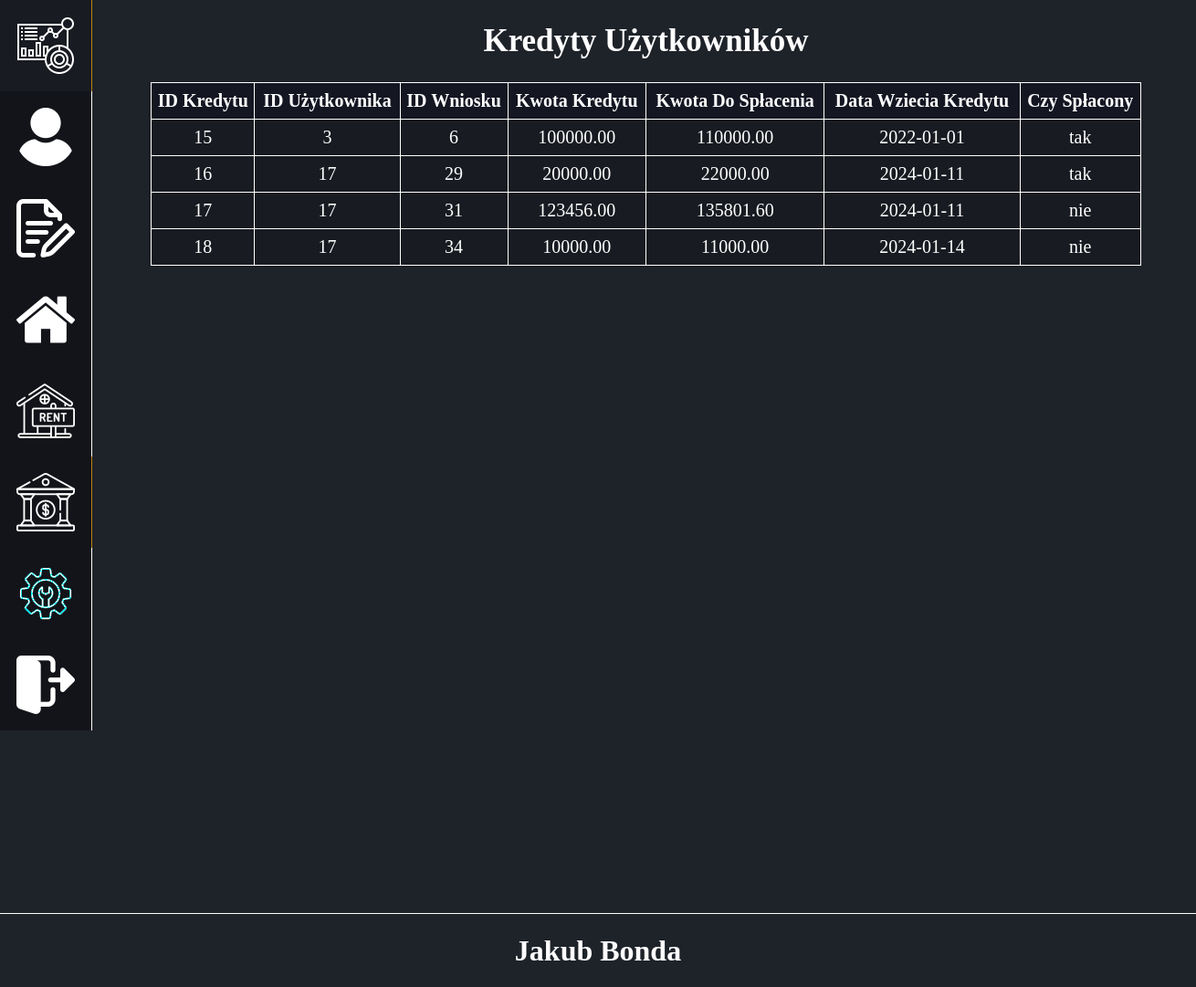
Page /BiuroWynajmu/Administrator/Kredyty/index.php (signed in) on the committed database.
### tables this page shows
CREATE TABLE `kredyty` (
  `ID_Kredytu` int(10) UNSIGNED NOT NULL,
  `ID_Uzytkownika` int(10) UNSIGNED NOT NULL,
  `ID_Wniosku` int(10) UNSIGNED NOT NULL,
  `Kwota_Kredytu` decimal(10,2) NOT NULL,
  `Do_Splacenia` decimal(10,2) NOT NULL,
  `Rata_Kredytu` decimal(10,2) NOT NULL,
  `Ilosc_Rat_Do_Splacenia` int(11) NOT NULL,
  `Ile_Splaconych_Rat` int(11) NOT NULL,
  `Data_Wziecia_Kredytu` date NOT NULL DEFAULT current_timestamp(),
  `Data_Splacenia_Kredytu` date DEFAULT NULL,
  `Czy_Kredyt_Splacony` tinyint(1) NOT NULL,
  `Data_Modyfikacji` timestamp NOT NULL DEFAULT current_timestamp() ON UPDATE current_timestamp()
);

### BiuroWynajmu/Administrator/Kredyty/index.php (the view, shortened to what this page needs)
<!DOCTYPE html>
<html lang="en">
<head>
	 <link rel="stylesheet" type="text/css" href="style/style.css"/>
	 <?php
	require('../../config.php');
	$conn = new mysqli($host, $user, $password, $database);
	 ?>
</head>
<body>
	<header>
		<div id="navbarLeft">
			<a href="../Dane/"><img src="../../obrazki/Konto/dashboard.png"></a>
			<a href="../Uzytkownicy/"><img src="../../obrazki/Konto/user.png"></a>
			<a href="../Wnioski/"><img src="../../obrazki/Konto/quote-request.png"></a>
			<a href="../Lokale/"><img src="../../obrazki/Konto/home.png"></a>
			<a href="../Wynajmy/"><img src="../../obrazki/Konto/wynajem.png"></a>
			<a href="../Kredyty/" class="activeLink"><img src="../../obrazki/Konto/bank.png"></a>
			<a href="../ZgloszeniaSerwisowe/"><img src="../../obrazki/Konto/zgloszenia.png"></a>
			<a href="../../"><img src="../../obrazki/Konto/logout.png"></a>
		</div>
    </header>
	<section>
		<article>
			<div id="PanelDaneDaneUzytkownika">
			<h1>Kredyty Użytkowników</h1>
	 			<table>
					<thead>
						<tr>
							<th>ID Kredytu</th>
							<th>ID Użytkownika</th>
							<th>ID Wniosku</th>
							<th>Kwota Kredytu</th>
							<th>Kwota Do Spłacenia</th>
							<th>Data Wziecia Kredytu</th>
							<th>Czy Spłacony</th>
						</tr>
					</thead>
					<?php
	 					$zapytanieNr1 = "SELECT * FROM kredyty
						";
						$wynikZapytaniaNr1 = $conn -> query($zapytanieNr1);
						if($wynikZapytaniaNr1 -> num_rows > 0){
							while($row = $wynikZapytaniaNr1 -> fetch_object()){
									echo '<tr>';
										echo '<td><a href="DaneKredytu/index.php?ID_Kredytu='.$row->ID_Kredytu.'">'.$row->ID_Kredytu.'</a></td>';
										echo '<td><a href="../Uzytkownicy/DaneUzytkownika/index.php?ID_Uzytkownika='.$row->ID_Uzytkownika.'">'.$row->ID_Uzytkownika.'</a></td>';
										echo '<td><a href="../Wnioski/DaneWniosku/index.php?ID_Wniosku='.$row->ID_Wniosku.'">'.$row->ID_Wniosku.'</a></td>';
										echo '<td>'.$row->Kwota_Kredytu.'</td>';
										echo '<td>'.$row->Do_Splacenia.'</td>';
										echo '<td>'.$row->Data_Wziecia_Kredytu.'</td>';
										echo '<td>';
										if($row->Czy_Kredyt_Splacony == 1){
											echo 'tak';
										}
										else{
											echo 'nie';
										}
										echo'</td>';
									echo '</tr>';
							}
						}
					?>
				</table>
			</div>
		</article>
	</section>
	<footer>
        <?php require("../../stopka.php"); ?>
    </footer>
</body>
</html>

### BiuroWynajmu/Administrator/Kredyty/style/style.css (style rules this page uses)
html, body { margin: 0; padding: 0; background-color: rgb(30, 34, 41); }
header #navbarLeft { position: fixed; width: 100px; min-height: 100vh; border-right: 1px solid white; z-index: 2; background-color: rgb(30, 34, 41); }
header #navbarLeft a { display: flex; width: 100px; height: 100px; background-color: rgba(0,0,0,0.4); justify-content: center; align-items: center; border-right: 1px solid white; text-decoration: none; }
header #navbarLeft .activeLink { border-right: 1px solid darkgoldenrod; }
section { min-height: 1000px; z-index: 2; }
article { min-height: 1000px; display: flex; margin-left: 100px; justify-content: center; }
article #PanelDaneDaneUzytkownika { display: flex; flex-wrap: nowrap; color: white; padding-left: 5px; flex-direction: column; align-items: center; width: 100%; }
article #PanelDaneDaneUzytkownika h1 { font-size: 35px; font-weight: bold; color: white; margin: 25px; }
article table,tr,th,td { border: 1px solid white; border-collapse: collapse; }
article table { width: 90%; }
article table tr { height: 40px; font-size: 20px; }
article table th,td { text-align: center; }
article table thead th { background-color: rgba(7, 7, 24, 0.4); }
article table tbody tr { background-color: rgba(0,0,0,0.2); }
article table a { text-decoration: none; color: white; }
footer { width: 100%; height: 80px; border-top: 1px solid white; background-color: rgb(30, 34, 41); margin: auto; display: flex; flex-wrap: wrap; align-items: center; justify-content: center; z-index: 2; }

### rows in the picture
kredyty: ID_Kredytu "15", ID_Uzytkownika "3", ID_Wniosku "6", Kwota_Kredytu "100000.00", Do_Splacenia "110000.00", Data_Wziecia_Kredytu "2022-01-01", Czy_Kredyt_Splacony "tak"
kredyty: ID_Kredytu "16", ID_Uzytkownika "17", ID_Wniosku "29", Kwota_Kredytu "20000.00", Do_Splacenia "22000.00", Data_Wziecia_Kredytu "2024-01-11", Czy_Kredyt_Splacony "tak"
kredyty: ID_Kredytu "17", ID_Uzytkownika "17", ID_Wniosku "31", Kwota_Kredytu "123456.00", Do_Splacenia "135801.60", Data_Wziecia_Kredytu "2024-01-11", Czy_Kredyt_Splacony "nie"
kredyty: ID_Kredytu "18", ID_Uzytkownika "17", ID_Wniosku "34", Kwota_Kredytu "10000.00", Do_Splacenia "11000.00", Data_Wziecia_Kredytu "2024-01-14", Czy_Kredyt_Splacony "nie"
